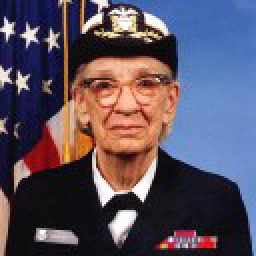
#> input picture packages/Pillow/Pillow-9.1.0.tar.gz/Pillow-9.1.0/Tests/images/hopper.pnm, 128 x 128 px (shown 2 times larger)
$ python -i removeLabel.py   (imports and definitions only)
#> lines starting #> are read from the running program, lines starting #| are printed output that depends on the picture; after the words box and inside, x2 and y2 are one past the last pixel; in counts of white or black regions, pixels touching at a corner belong together
#> further down, picture is the input picture: shape (128, 128, 3); mean B, G, R 95.4, 80.1, 89.7
import cv2 as cv2
import numpy as np
import time
import glob
import os, os.path
import cv2 as cv2
import numpy as np

from tkinter import N
from tkinter import Image
from datetime import datetime
from statistics import mode
from tqdm import tqdm


#  *** MAIN ***
# [164 lines left out: functions main, mainMenu, folderInspection, imageRetrieval, whatsIsInside, imageIntegrity and 1 more, not called in this run]

#  Display Image To User || Debugging
def showImage(images_retrieved):                                            # Shows user current image
    for images in images_retrieved:
        images.show()                                                       # Shows image received / Debug purposes


#-----------------------------------------------------------------------
#Image noise/text/box removal functions
#-----------------------------------------------------------------------


# ASHTONS CODE + ITERATOR | Removes Labels & Text From Images:
# [16 lines left out: function imageToCV2, not called in this run]

#detects the bigger white areas in the image
#returns a mask of the dilated detected white areas
def detectWhite(image):
    hsv = cv2.cvtColor(image, cv2.COLOR_BGR2HSV) #convert to HSV
#> hsv: shape (128, 128, 3); mean H, S, V 91.9, 120, 120

    #image preprocessing
    hsv_low = np.array([0, 0, 0], np.uint8)
    hsv_high = np.array([179, 255, 254], np.uint8)
    mask = cv2.inRange(hsv, hsv_low, hsv_high)
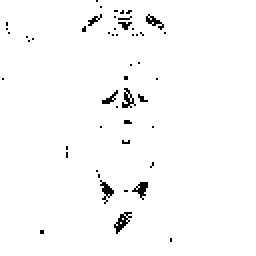
#> mask: shape (128, 128) (shown 2 times larger); 98.1% white; black in thin lines or dots, all inside (x1, y1, x2, y2) = (1, 0, 86, 121)
    mask = cv2.bitwise_not(mask) #inverts the mask (flips black and white)

    #Gaussian blur and adaptive threshold
    blur = cv2.GaussianBlur(mask, (9,9), 0)
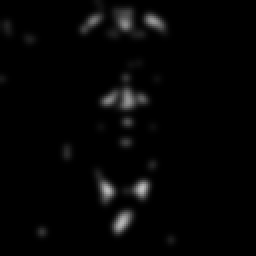
#> blur: shape (128, 128) (shown 2 times larger); min 0, max 190, mean 4.9
    thresh = cv2.adaptiveThreshold(blur,255,cv2.ADAPTIVE_THRESH_GAUSSIAN_C, cv2.THRESH_BINARY_INV,11,15)
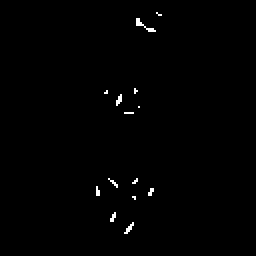
#> thresh: shape (128, 128) (shown 2 times larger); 0.61% white in thin lines or dots, all inside (x1, y1, x2, y2) = (48, 6, 81, 117)

    #Dilate to combine letters (make detected text a blob)
    kernel = cv2.getStructuringElement(cv2.MORPH_RECT, (9,9))
    dilate = cv2.dilate(thresh, kernel, iterations=6)
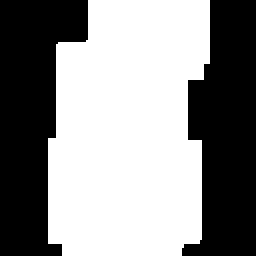
#> dilate: shape (128, 128) (shown 2 times larger); 55.3% white; 2 black regions, box (x1, y1, x2, y2) and area: (0, 0, 44, 128) 3726, (91, 0, 128, 128) 3590

    mask = cv2.cvtColor(dilate,cv2.COLOR_GRAY2BGR) #convert back to RGB (3 channels)
    return mask #mask of detected dilated white areas

#returns a mask image that contains just the background (uranium replaced with the background color)
# [197 lines left out: functions get_background, remove_white_pixels, remove_black_box, removeLabel, not called in this run]

# Function Main() - Sets "Main()" as the primary driver to the program
# [2 lines not run here, left out]

>>> import cv2
>>> picture = cv2.imread('../../../../../Pillow/Pillow-9.1.0.tar.gz/Pillow-9.1.0/Tests/images/hopper.pnm')
>>> result = detectWhite(picture)
